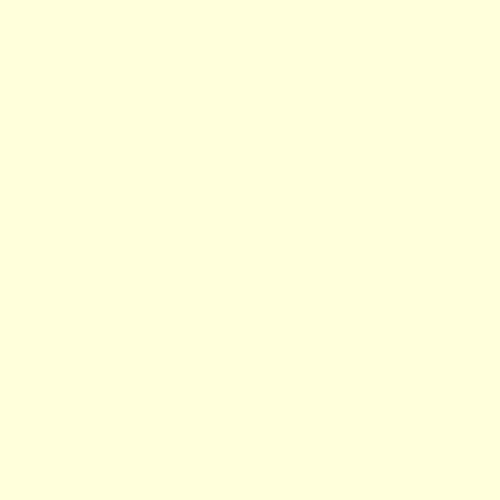
Frame 1 (no input)
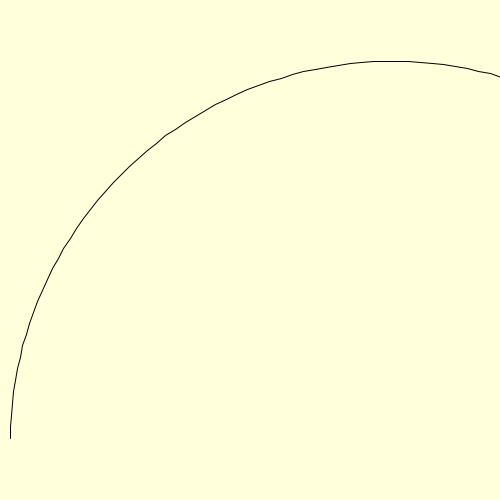
Frame 60 (the mouse pressed at the canvas centre just before this capture)
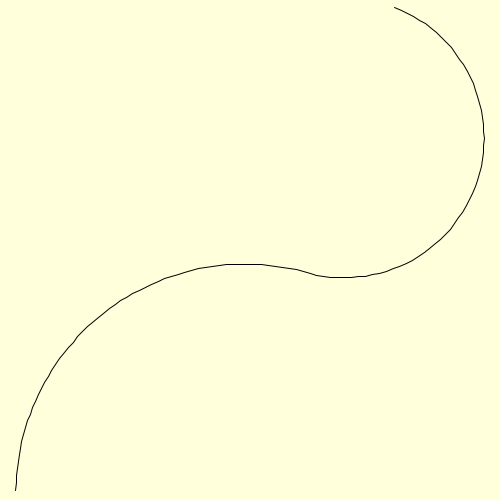
Frame 120 (the mouse held since frame 60 and released just before this capture)

The Processing sketch that drew these frames (run headless with seeded random() and noise(); from frame 60 on, the mouse is pressed at the canvas centre):

// Processing sketch: KnotsAndRibbons
// ── KnotsAndRibbons.pde
//import processing.pdf.*;

// PARAMETERS

final int COUNT = 1;
final float SPEED = 1.0;
final float ANGLE = 1;
final int SIZE = 100000;
final int STEP = 10;
final int CHANGE = 60;
final float DIM = 1;
final color BKCOL = color(255,255,220);
final color COLOR = color(0);
final int MARGIN = 10;

Ribbon[] r;

boolean record = false;
boolean regular = false;
boolean realtime = true;
float rotor = TWO_PI/(ANGLE*CHANGE);

// SETUP

void setup()
{
	size(500,500);
  colorMode(HSB);
	r = new Ribbon[COUNT];
  r[0] = new Ribbon(SIZE, COLOR, rotor);
  for (int i=1; i<COUNT; ++i)
    r[i] = new Ribbon(SIZE, color(random(255),255,255,alpha(COLOR)), rotor);
}

// DRAW

void draw()
{
  //if (record) beginRecord(PDF, "frame-####.pdf");
  
	background(BKCOL);
  
  float minX = r[0].minX;
  float maxX = r[0].maxX;
  float minY = r[0].minY;
  float maxY = r[0].maxY;
  for (int i=1; i<COUNT; ++i)
  {
    float minX_ = r[i].minX;
    float minY_ = r[i].minY;
    float maxX_ = r[i].maxX;
    float maxY_ = r[i].maxY;
    if (minX_ < minX) minX = minX_;
    if (maxX_ > maxX) maxX = maxX_;
    if (minY_ < minY) minY = minY_;
    if (maxY_ > maxY) maxY = maxY_;
  }
  PVector center = new PVector((minX+maxX)/2.0, (minY+maxY)/2.0);
  float scale = min((width-2*MARGIN)/abs(maxX-minX), (height-2*MARGIN)/abs(maxY-minY));
  
  translate(width/2 - scale*center.x ,height/2 - scale*center.y);
	for (int i=0; i<COUNT; ++i)
  {
    r[i].resetRange();
    if (realtime) r[i].update();
    else
    {
      for (int x=0; x<STEP; ++x)
      {
        for (int k=0; k<CHANGE; ++k) r[i].update();
        r[i].changeRotation();
      }
    }
    r[i].show(DIM, scale);
  }
  
  //if (record) { endRecord(); record = false; }
  
	if (realtime && frameCount%CHANGE == 0)
  {
    for (int i=0; i<COUNT; ++i) r[i].changeRotation();
  }
  
  println(frameRate);
}

// INPUT

void keyPressed()
{
  if (key == ' ') record = true;
}


// CLASSES

class Ribbon
{
	ArrayList<PVector> points;
	PVector direction;
	float rotation;
	int size;
  float minX, minY, maxX, maxY;
  color col;
  float rotor;

	Ribbon(int s, color c, float r)
	{
		size = s;
    col = c;
    rotor = r;
		points = new ArrayList<PVector>(size);
		direction = new PVector(0,-SPEED);
    //direction.rotate(random(TWO_PI));
		changeRotation();
		points.add(new PVector(0,0));
    resetRange();
	}

  void show(float st, float s)
  {
    strokeWeight(st);
    stroke(col);
    noFill();
    beginShape();
      for (int i=0; i<points.size(); ++i)
      {
        checkRange(p(i));
        vertex(s*p(i).x, s*p(i).y);
      }
    endShape();
  }

	void update()
  {
		direction.rotate(rotation);
		PVector n = p(points.size()-1).copy();
		n.add(direction);
		points.add(n);

		if (points.size() >= size) points.remove(0);
	}

  void checkRange(PVector P)
  {
    if (P.x > maxX) maxX = P.x;
    else if (P.x < minX) minX = P.x;
    if (P.y > maxY) maxY = P.y;
    else if (P.y < minY) minY = P.y;
  }
  
  void resetRange()
  {
    minX = maxX = getLast().x;
    minY = maxY = getLast().y;
  }

	void changeRotation() { if (regular) rotation = random(1)>0.5 ? rotor : -rotor; else rotation = random(-rotor,rotor); }

	PVector p(int i) { return points.get(i); }

  PVector getLast() { return points.get(points.size()-1); }
  
  PVector getRange() { return new PVector(abs(maxX-minX), abs(maxY-minY)); }
  
  PVector getCentroid() { return new PVector((minX+maxX)/2.0, (minY+maxY)/2.0); }
}
